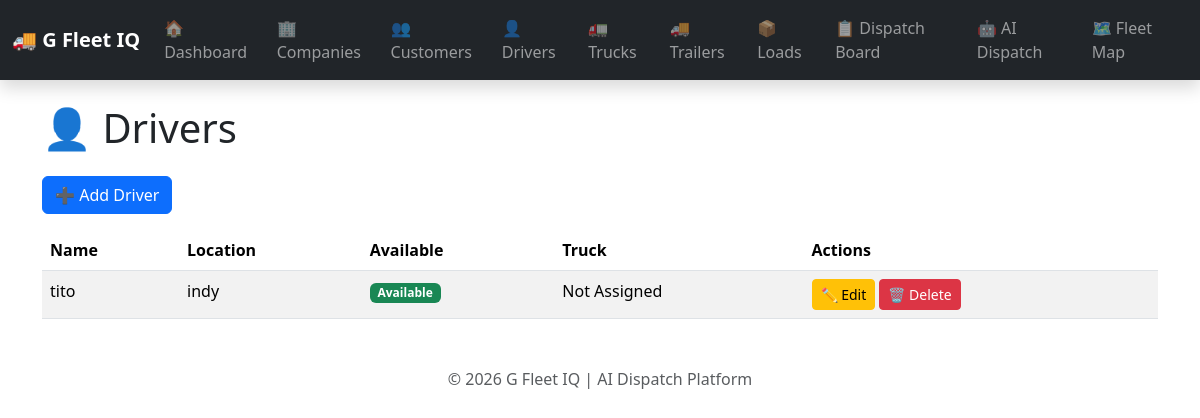
Before: /drivers/ with the older database file.
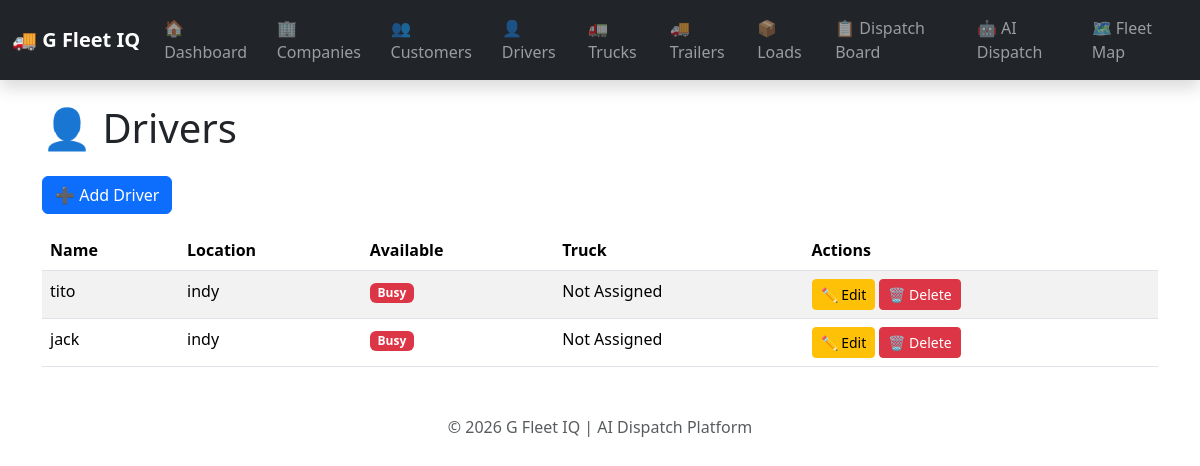
After: the same page with the newer database file.
### fleet/models.py (models this page shows, shortened)
class Driver(models.Model):
    STATUS_CHOICES=[("Available","Available"),("Driving","Driving"),("Off Duty","Off Duty"),("On Break","On Break")]
    name=models.CharField(max_length=100)
    location=models.CharField(max_length=200,blank=True,default="")
    latitude = models.FloatField(
    default=39.7684
)
    longitude = models.FloatField(
    default=-86.1581
)
    available=models.BooleanField(default=True)
    status=models.CharField(max_length=20,choices=STATUS_CHOICES,default="Available")
    truck_capacity=models.IntegerField(default=53000)
    hours_remaining=models.IntegerField(default=11)
    phone=models.CharField(max_length=20,blank=True,default="")
    ai_score=models.IntegerField(default=0)
    miles_today=models.IntegerField(default=0)
    loads_completed=models.IntegerField(default=0)
    fuel_efficiency=models.FloatField(default=7.0)
    shift_start=models.TimeField(null=True,blank=True)
    shift_end=models.TimeField(null=True,blank=True)
    home_terminal=models.CharField(max_length=100,blank=True,default="")
    truck=models.ForeignKey(Truck,on_delete=models.SET_NULL,null=True,blank=True)
    company=models.ForeignKey(Company,on_delete=models.CASCADE,related_name="drivers",null=True,blank=True)

### dashboard/views.py (the view)
# urls.py: path("drivers/", views. drivers, name="drivers"),
def drivers(request):
    return render(
        request,
        "dashboard/drivers.html",
        {"drivers": Driver.objects.all()},
    )

### dashboard/templates/dashboard/drivers.html
{% extends "dashboard/base.html" %}
{% block content %}
<h1 class="mb-4">👤 Drivers</h1>
<div class="mb-3">
    <a href="{% url 'add_driver' %}" class="btn btn-primary">
        ➕ Add Driver
    </a>
</div>
<table class="table table-striped">
    <thead>
        <tr>
            <th>Name</th>
            <th>Location</th>
            <th>Available</th>
            <th>Truck</th>
            <th>Actions</th>
        </tr>
    </thead>
    <tbody>
    {% for driver in drivers %}
    <tr>
        <td>{{ driver.name }}</td>
        <td>{{ driver.location }}</td>
        <td>
            {% if driver.available %}
                <span class="badge bg-success">Available</span>
            {% else %}
                <span class="badge bg-danger">Busy</span>
            {% endif %}
        </td>
        <td>
            {{ driver.truck|default:"Not Assigned" }}
        </td>
        <td>
            <a href="{% url 'edit_driver' driver.id %}"
               class="btn btn-warning btn-sm">
                ✏️ Edit
            </a>
            <a href="{% url 'delete_driver' driver.id %}"
               class="btn btn-danger btn-sm">
                🗑️ Delete
            </a>
        </td>
    </tr>
    {% empty %}
    <tr>
        <td colspan="5">No drivers found.</td>
    </tr>
    {% endfor %}
    </tbody>
</table>
{% endblock %}

Changed rows visible on the page:
changed Driver "tito": available "Available" → "Busy"
added Driver: name "jack", location "indy", available "Busy", truck "Not Assigned"
